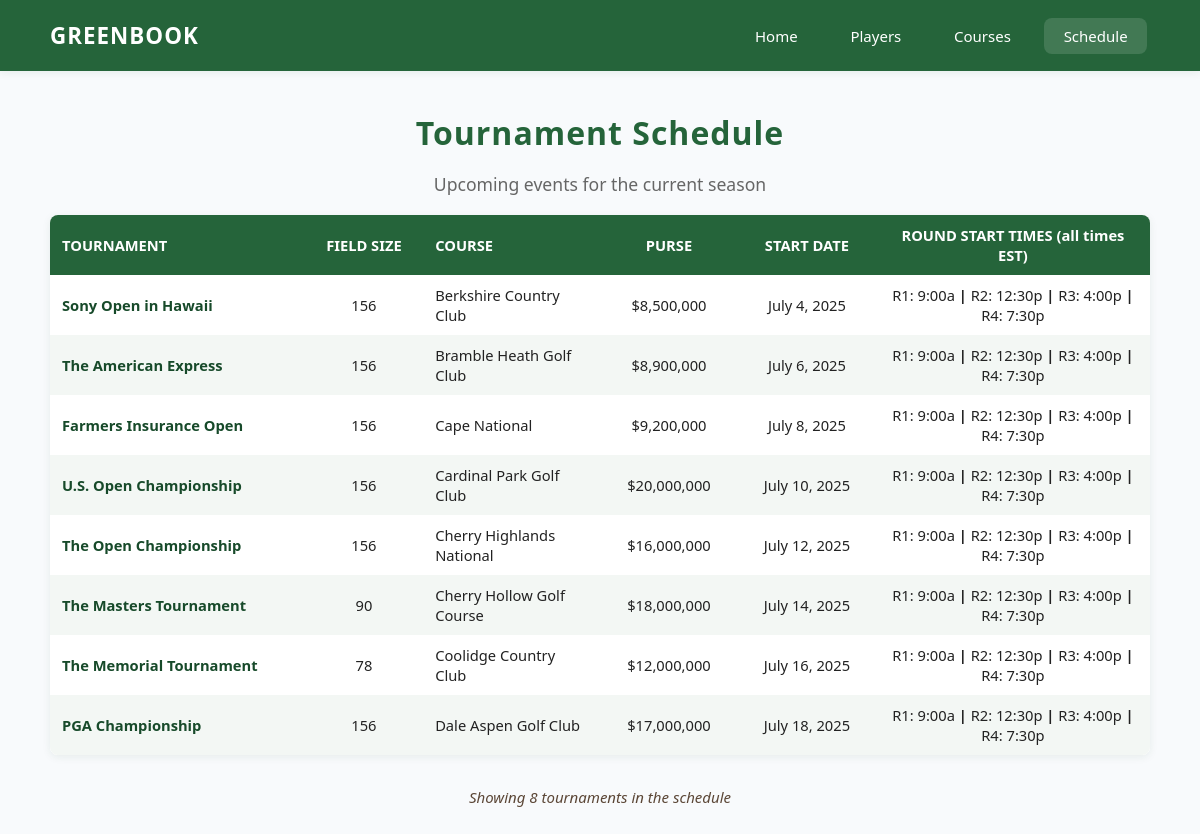
The app's page /schedule with its own data.
### tables this page shows
CREATE TABLE courses (
            id INTEGER PRIMARY KEY AUTOINCREMENT,
            name TEXT UNIQUE NOT NULL,
            city TEXT,
            state_country TEXT,
            location TEXT,
            total_par INTEGER NOT NULL,
            total_yardage INTEGER NOT NULL,
            slope_rating REAL,
            course_rating REAL,
            prestige_level INTEGER,
            est_year INTEGER,
            created_at TIMESTAMP DEFAULT CURRENT_TIMESTAMP
        , latitude REAL, longitude REAL, elevation REAL);

### app.py (the view)
@app.route('/schedule')
def schedule():
    import sqlite3
    import os
    tournaments_db_path = os.path.join(os.path.dirname(__file__), 'data/golf_tournaments.db')
    courses_db_path = os.path.join(os.path.dirname(__file__), 'data/golf_courses.db')
    tconn = sqlite3.connect(tournaments_db_path)
    tconn.row_factory = sqlite3.Row
    tcur = tconn.cursor()
    tcur.execute('''
        SELECT t.*, s.start_date, s.round_1_start, s.round_2_start, s.round_3_start, s.round_4_start
        FROM tournaments t
        JOIN tournament_schedule s ON t.id = s.tournament_id
        ORDER BY t.season_number, t.week_number
    ''')
    tournaments = [dict(row) for row in tcur.fetchall()]
    tconn.close()
    cconn = sqlite3.connect(courses_db_path)
    cconn.row_factory = sqlite3.Row
    ccur = cconn.cursor()
    ccur.execute('SELECT id, name FROM courses')
    courses = {row['id']: row['name'] for row in ccur.fetchall()}
    cconn.close()
    def format_ampm(timestr):
        try:
            dt = datetime.strptime(timestr, '%H:%M')
            hour = dt.hour
            minute = dt.minute
            suffix = 'a' if hour < 12 else 'p'
            hour12 = hour % 12
            if hour12 == 0:
                hour12 = 12
            return f"{hour12}:{minute:02d}{suffix}"
        except Exception:
            return timestr
    for t in tournaments:
        t['course_name'] = courses.get(t['course_id'], 'Unknown')
        print(f"DEBUG: tournament['start_date'] = {t['start_date']} (type: {type(t['start_date'])})")
        try:
            dt = datetime.strptime(t['start_date'], '%Y-%m-%d')
            t['start_date_formatted'] = dt.strftime('%B %d, %Y').replace(' 0', ' ')
        except Exception as e:
            print(f"DEBUG: Exception in date formatting: {e}")
            t['start_date_formatted'] = t['start_date']
        t['round_1_start_fmt'] = format_ampm(t['round_1_start'])
        t['round_2_start_fmt'] = format_ampm(t['round_2_start'])
        t['round_3_start_fmt'] = format_ampm(t['round_3_start'])
        t['round_4_start_fmt'] = format_ampm(t['round_4_start'])
    return render_template('schedule.html', tournaments=tournaments)

### templates/schedule.html (shortened to what this page needs)
{% extends "base.html" %}
{% block content %}
<div class="main-container">
    <h1 class="page-title">Tournament Schedule</h1>
    <p class="page-subtitle">Upcoming events for the current season</p>
    <div class="table-container">
        <table style="width: 100%; table-layout: fixed;">
            <thead>
                <tr>
                    <th style="width: 24%; text-align: left;">TOURNAMENT</th>
                    <th style="width: 10%; text-align: center;">FIELD SIZE</th>
                    <th style="width: 16%; text-align: left;">COURSE</th>
                    <th style="width: 12%; text-align: center;">PURSE</th>
                    <th style="width: 12%; text-align: center;">START DATE</th>
                    <th style="width: 26%; text-align: center;">ROUND START TIMES (all times EST)</th>
                </tr>
            </thead>
            <tbody>
                {% for t in tournaments %}
                <tr>
                    <td style="text-align: left; font-weight: bold;">
                        <a href="/tournament/{{ t['id'] }}" style="color: #174A2A; text-decoration: none; font-family: var(--headline-serif);">{{ t['name'] }}</a>
                    </td>
                    <td style="text-align: center;">{{ t['field_size'] }}</td>
                    <td style="text-align: left;">{{ t['course_name'] }}</td>
                    <td style="text-align: center;">${{ '{:,}'.format(t['purse_amount']) }}</td>
                    <td style="text-align: center;">{{ t['start_date_formatted'] }}</td>
                    <td style="text-align: center;">
                        R1: {{ t['round_1_start_fmt'] }} <b> | </b> R2: {{ t['round_2_start_fmt'] }} <b> | </b> R3: {{ t['round_3_start_fmt'] }} <b> | </b> R4: {{ t['round_4_start_fmt'] }}
                    </td>
                </tr>
                {% endfor %}
            </tbody>
        </table>
    </div>
    <div style="text-align: center; margin-top: 2rem; color: #5B4636; font-style: italic;">
        <p>Showing {{ tournaments|length }} tournaments in the schedule</p>
    </div>
</div>
{% endblock %}

### templates/base.html (shortened to what this page needs)
<!DOCTYPE html>
<html lang="en">
<head>
    <link rel="stylesheet" href="{{ url_for('static', filename='style.css') }}">
</head>
<body>
    <header class="header">
        <div class="header-content">
            <a href="/" class="logo">GREENBOOK</a>
            <nav class="nav">
                <a href="/" {% if request.path == '/' %}class="active"{% endif %}>Home</a>
                <a href="/players" {% if request.path == '/players' %}class="active"{% endif %}>Players</a>
                <a href="/courses" {% if request.path == '/courses' %}class="active"{% endif %}>Courses</a>
                <a href="/schedule" {% if request.path == '/schedule' %}class="active"{% endif %}>Schedule</a>
            </nav>
        </div>
    </header>
    <main style="background: transparent; color: var(--greenbook-offwhite); min-height: 100vh; padding: 0 0 2rem 0;">
        {% block content %}{% endblock %}
    </main>
</body>
</html>

### static/style.css (style rules this page uses)
:root { --primary-green: #25643a; --accent-green: #174a2a; --background: #f8fafc; --card-bg: #fff; --text-main: #222; --text-light: #666; --header-bg: var(--primary-green); --header-text: #fff; --table-header-bg: var(--primary-green); --table-header-text: #fff; --button-bg: var(--primary-green); --button-text: #fff; --button-hover-bg: #174a2a; --border-radius: 8px; --shadow: 0 2px 8px rgba(23, 74, 42, 0.08); --font-sans: 'Segoe UI', 'Inter', 'Helvetica Neue', Arial, sans-serif; }
body { background: var(--background); color: var(--text-main); font-family: var(--font-sans); font-size: 15px; margin: 0; }
.header { background: var(--header-bg); color: var(--header-text); box-shadow: var(--shadow); position: sticky; top: 0; z-index: 1000; }
.header-content { display: flex; justify-content: space-between; align-items: center; padding: 1.1rem 0; max-width: 1100px; margin: 0 auto; }
.logo { font-size: 1.4rem; font-weight: bold; color: var(--header-text); text-decoration: none; letter-spacing: 1px; font-family: var(--font-sans); }
.nav { display: flex; gap: 0.5rem; }
.nav a { padding: 0.5rem 1.2rem; text-decoration: none; color: var(--header-text); border-radius: var(--border-radius); background: transparent; font-weight: 500; font-family: var(--font-sans); margin: 0 0.2rem; transition: background 0.2s, color 0.2s; }
.nav a.active, .nav a:hover { background: #fff2; color: #fff; }
.main-container { max-width: 1100px; margin: 2.5rem auto 0 auto; padding: 0 2rem; }
.page-title { color: var(--primary-green); font-size: 2rem; margin-bottom: 0.7rem; text-align: center; font-family: var(--font-sans); font-weight: bold; letter-spacing: 1px; }
.page-subtitle { color: var(--text-light); text-align: center; margin-bottom: 1.2rem; font-size: 1.1rem; }
.table-container { overflow-x: auto; border-radius: var(--border-radius); box-shadow: var(--shadow); background: var(--card-bg); }
table { width: 100%; border-collapse: collapse; background: var(--card-bg); font-size: 0.98em; }
th, td { padding: 10px 12px; text-align: left; }
th { background: var(--table-header-bg); color: var(--table-header-text); font-weight: 600; font-family: var(--font-sans); }
tr:nth-child(even) { background: #f3f7f4; }

### templates/base.html (style rules this page uses)
body { background: var(--background); color: var(--text-main); font-family: var(--font-sans); font-size: 15px; margin: 0; }
.header { background: var(--header-bg); color: var(--header-text); box-shadow: var(--shadow); position: sticky; top: 0; z-index: 1000; }
.header-content { display: flex; justify-content: space-between; align-items: center; padding: 1.1rem 0; max-width: 1100px; margin: 0 auto; }
.logo { font-size: 1.4rem; font-weight: bold; color: var(--header-text); text-decoration: none; letter-spacing: 1px; font-family: var(--font-sans); }
.nav { display: flex; gap: 0.5rem; }
.nav a { padding: 0.5rem 1.2rem; text-decoration: none; color: var(--header-text); border-radius: 8px; background: transparent; font-weight: 500; font-family: var(--font-sans); margin: 0 0.2rem; transition: background 0.2s, color 0.2s; }
.nav a.active, .nav a:hover { background: #fff2; color: #fff; }
.main-container { max-width: 1100px; margin: 2.5rem auto 0 auto; padding: 0 2rem; }
.page-title { color: var(--primary-green); font-size: 2rem; margin-bottom: 0.7rem; text-align: center; font-family: var(--font-sans); font-weight: bold; letter-spacing: 1px; }
.page-subtitle { color: var(--text-light); text-align: center; margin-bottom: 1.2rem; font-size: 1.1rem; }

### records on screen
courses: name "Sony Open in Hawaii", field_size "156", course_name "Berkshire Country Club", purse_amount "8,500,000", start_date_formatted "July 4, 2025", round_1_start_fmt "9:00a", round_2_start_fmt "12:30p", round_3_start_fmt "4:00p", round_4_start_fmt "7:30p"
courses: name "The American Express", field_size "156", course_name "Bramble Heath Golf Club", purse_amount "8,900,000", start_date_formatted "July 6, 2025", round_1_start_fmt "9:00a", round_2_start_fmt "12:30p", round_3_start_fmt "4:00p", round_4_start_fmt "7:30p"
courses: name "Farmers Insurance Open", field_size "156", course_name "Cape National", purse_amount "9,200,000", start_date_formatted "July 8, 2025", round_1_start_fmt "9:00a", round_2_start_fmt "12:30p", round_3_start_fmt "4:00p", round_4_start_fmt "7:30p"
courses: name "U.S. Open Championship", field_size "156", course_name "Cardinal Park Golf Club", purse_amount "20,000,000", start_date_formatted "July 10, 2025", round_1_start_fmt "9:00a", round_2_start_fmt "12:30p", round_3_start_fmt "4:00p", round_4_start_fmt "7:30p"
courses: name "The Open Championship", field_size "156", course_name "Cherry Highlands National", purse_amount "16,000,000", start_date_formatted "July 12, 2025", round_1_start_fmt "9:00a", round_2_start_fmt "12:30p", round_3_start_fmt "4:00p", round_4_start_fmt "7:30p"
courses: name "The Masters Tournament", field_size "90", course_name "Cherry Hollow Golf Course", purse_amount "18,000,000", start_date_formatted "July 14, 2025", round_1_start_fmt "9:00a", round_2_start_fmt "12:30p", round_3_start_fmt "4:00p", round_4_start_fmt "7:30p"
courses: name "The Memorial Tournament", field_size "78", course_name "Coolidge Country Club", purse_amount "12,000,000", start_date_formatted "July 16, 2025", round_1_start_fmt "9:00a", round_2_start_fmt "12:30p", round_3_start_fmt "4:00p", round_4_start_fmt "7:30p"
courses: name "PGA Championship", field_size "156", course_name "Dale Aspen Golf Club", purse_amount "17,000,000", start_date_formatted "July 18, 2025", round_1_start_fmt "9:00a", round_2_start_fmt "12:30p", round_3_start_fmt "4:00p", round_4_start_fmt "7:30p"

### other values on screen
{{ tournaments|length }} "8"
